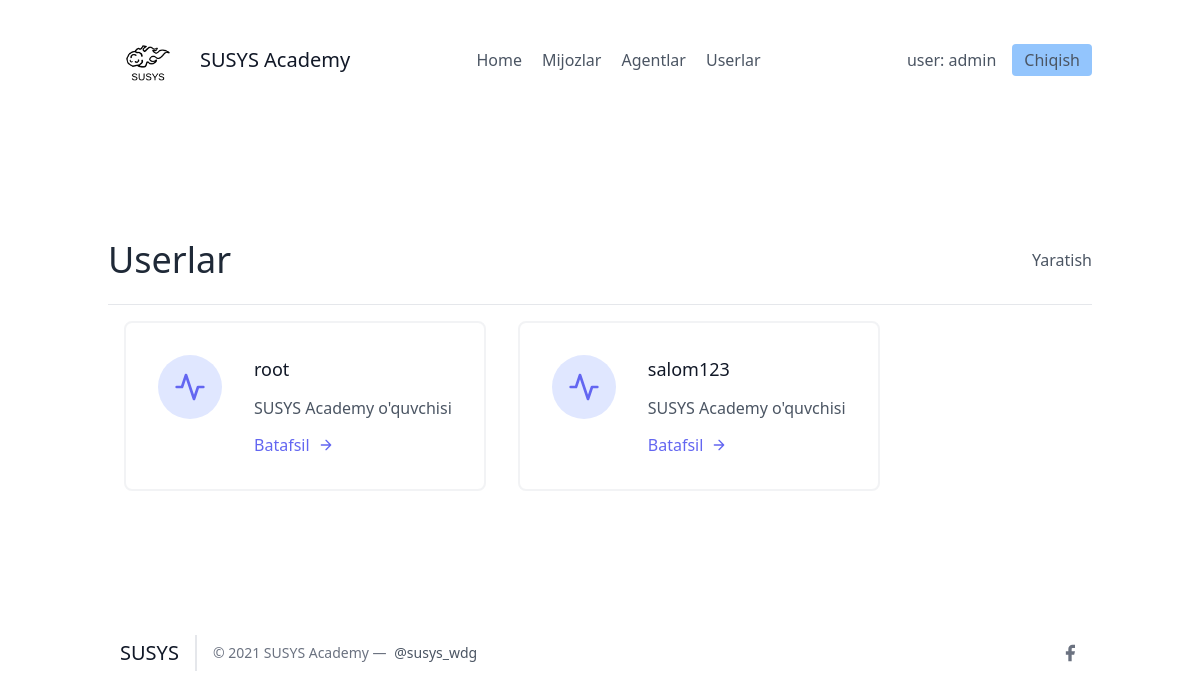
The app's page /users/ (signed in) with its own data.
### leads/models.py (models this page shows, shortened)
class User(AbstractUser):
  pass

class Userlar(models.Model):
  user = models.OneToOneField(User, on_delete=models.CASCADE)
  profil = models.ForeignKey(UserProfil, on_delete=models.CASCADE)

### users/views.py (the view)
# urls.py: path('', UserListView.as_view(), name = "user-list")
class UserListView(generic.ListView):
  template_name = "users/users.html"
  def get_queryset(self):
      return Userlar.objects.all()

### users/templates/users/users.html (shortened to what this page needs)
{% extends 'main.html' %}
{% block content %}
<section class="text-gray-600 body-font">
  <div class="container px-5 py-24 mx-auto flex flex-wrap">
    <div class="w-full py-6 flex justify-between items-center border-b border-gray-200">
        <div>
            <h1 class="text-4xl text-gray-800">Userlar</h1>
        </div>
        <div>
            <a class="y=text-gray-500 hover:text-blue-700" href="{% url 'leads:lead-create' %}">Yaratish</a>
        </div>
    </div>
    <div class="flex flex-wrap">
      {% for user in object_list %}
      <div class="p-4 lg:w-1/2 md:w-full">
        <div class="flex border-2 rounded-lg border-gray-200 border-opacity-50 p-8 sm:flex-row flex-col">
          <div class="w-16 h-16 sm:mr-8 sm:mb-0 mb-4 inline-flex items-center justify-center rounded-full bg-indigo-100 text-indigo-500 flex-shrink-0">
            <svg fill="none" stroke="currentColor" stroke-linecap="round" stroke-linejoin="round" stroke-width="2" class="w-8 h-8" viewBox="0 0 24 24">
              <path d="M22 12h-4l-3 9L9 3l-3 9H2"></path>
            </svg>
          </div>
          <div class="flex-grow">
            <h2 class="text-gray-900 text-lg title-font font-medium mb-3">{{user.user.username}}</h2>
            <p class="leading-relaxed text-base">SUSYS Academy o'quvchisi</p>
            <a href="" class="mt-3 text-indigo-500 inline-flex items-center">Batafsil
              <svg fill="none" stroke="currentColor" stroke-linecap="round" stroke-linejoin="round" stroke-width="2" class="w-4 h-4 ml-2" viewBox="0 0 24 24">
                <path d="M5 12h14M12 5l7 7-7 7"></path>
              </svg>
            </a>
          </div>
        </div>
      </div>
      {% endfor %}
    </div>
  </div>
</section>
{% endblock %}

### template/details/navbar.html (shortened to what this page needs)
{% load static %}
<header class="text-gray-600 body-font">
  <div class="container mx-auto flex flex-wrap p-5 flex-col md:flex-row items-center">
    <a class="flex title-font font-medium items-center text-gray-900 mb-4 md:mb-0">
      <img src="{% static 'img/logo-dark.png' %}" style="width: 80px;" alt="Logo">
      <span class="ml-3 text-xl">SUSYS Academy</span>
    </a>
    <nav class="md:ml-auto md:mr-auto flex flex-wrap items-center text-base justify-center">
      <a href="/" class="mr-5 hover:text-gray-900">Home</a>
      <a href="/leads/" class="mr-5 hover:text-gray-900">Mijozlar</a>
      <a href="/agents/" class="mr-5 hover:text-gray-900">Agentlar</a>
      <a href="/users/" class="mr-5 hover:text-gray-900">Userlar</a>
    </nav>
    {% if request.user.is_authenticated %}
      user: {{ request.user.username }}
      <button class="ml-4 inline-flex items-center bg-blue-300 border-0 py-1 px-3 focus:outline-none hover:bg-blue-200 rounded text-base mt-4 md:mt-0">
        <a href="{% url 'logout'%}">
          Chiqish
        </a>
      </button>
    {% endif %}
  </div>
</header>

### records on screen
User: user.username "admin"
Userlar: user.username "root"
Userlar: user.username "salom123"
